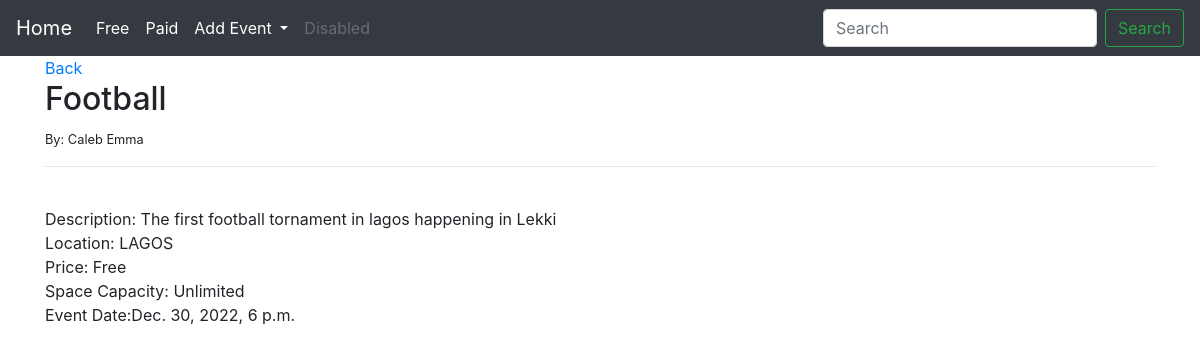
The page /article/1 on the database as committed earlier.
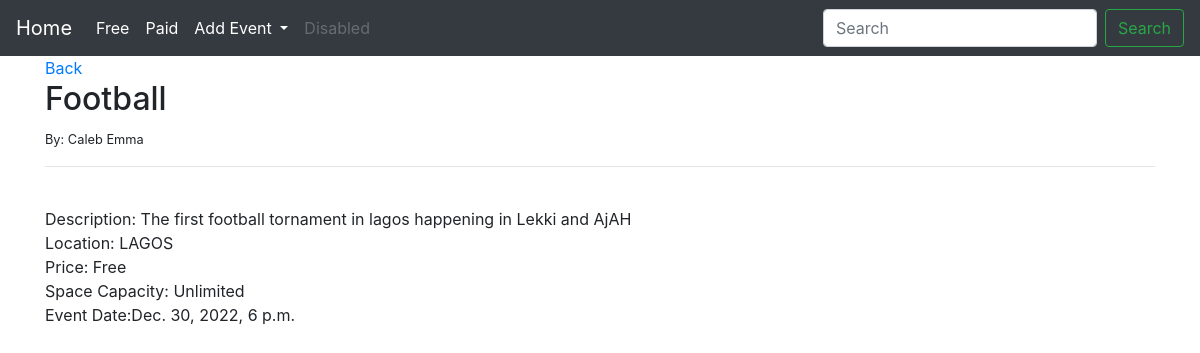
The same page on the database as committed later.
### TheEvent/models.py (models this page shows, shortened)
class Event(models.Model):
    title =models.CharField(max_length=255)
    author = models.ForeignKey(User, on_delete=models.CASCADE)
    location = models.CharField(max_length=100)
    free = models.CharField(max_length=100, blank=True, null=True,)
    price = models.CharField(max_length=100, blank=True, null=True,)
    space_capacity = models.CharField(max_length=100, blank=True, null=True,)
    description = models.TextField(max_length=5000, blank=True, null=True,)
    event_date = models.DateTimeField(null=True, blank=True)
    event_end_date = models.DateTimeField(null=True, blank=True)
    header_image = models.ImageField(null=True, blank=True, upload_to="images/")

### TheEvent/views.py (the view)
# urls.py: path('article/<int:pk>', ArticleDetailView.as_view(), name="article-detail"),
class ArticleDetailView(DetailView):
    model = Event
    template_name = 'article_details.html'

### TheEvent/templates/article_details.html (shortened to what this page needs)
{%extends 'base.html'%}
{%block content %}
    <a href="{% url 'home' %}"> Back </a>
<h2>
    {{event.title}}
</h2>
    <small>
        By: {{event.author.first_name}} {{event.author.last_name}}
    </small> <br>
    <hr>
    <br>
    Description: {{event.description}}
    <br>
    Location: {{event.location}}
    <br>
    {%if event.price%}
    Price: {{event.price}}
    {%else%}
    Price: Free
    {%endif%}
    <br>
    {%if event.space_capacity%}
    Space Capacity: {{event.space_capacity}}
    {%else%}
    Space Capacity: Unlimited
    {%endif%}
    <br>
    {%if event.event_date%}
    Event Date:{{event.event_date}}
    {%endif%}
    <br>
{%endblock%}

### TheEvent/templates/base.html (shortened to what this page needs)
<!doctype html>
<html lang="en">
  <head>
    <link rel="stylesheet" href="https://cdn.jsdelivr.net/npm/bootstrap@4.0.0/dist/css/bootstrap.min.css">
  </head>
  <body>
    <nav class="navbar navbar-expand-lg navbar-dark bg-dark">
        <a class="navbar-brand" href="{%url 'home'%}">Home</a>
        <div class="collapse navbar-collapse" id="navbarSupportedContent">
          <ul class="navbar-nav mr-auto">
            <li class="nav-item active">
              <a class="nav-link" href="#">Free <span class="sr-only">(current)</span></a>
            </li>
            <li class="nav-item active">
              <a class="nav-link" href="#">Paid</a>
            </li>
            <li class="nav-item dropdown active">
              <a class="nav-link dropdown-toggle" href="#" id="navbarDropdown" role="button" data-toggle="dropdown" aria-haspopup="true" aria-expanded="false">
                Add Event
              </a>
            </li>
            <li class="nav-item">
              <a class="nav-link disabled" href="#">Disabled</a>
            </li>
          </ul>
          <form class="form-inline my-2 my-lg-0">
            <input class="form-control mr-sm-2" type="search" placeholder="Search" aria-label="Search">
            <button class="btn btn-outline-success my-2 my-sm-0" type="submit">Search</button>
          </form>
        </div>
      </nav>
      <div class="container">
      {%block content%}
      {%endblock%}
      </div>
  </body>
</html>

Rows that differ between the two databases and show on the page:
changed Event "Football": description "The first football tornament in lagos happening in Lekki" → "The first football tornament in lagos happening in Lekki and AjAH"
